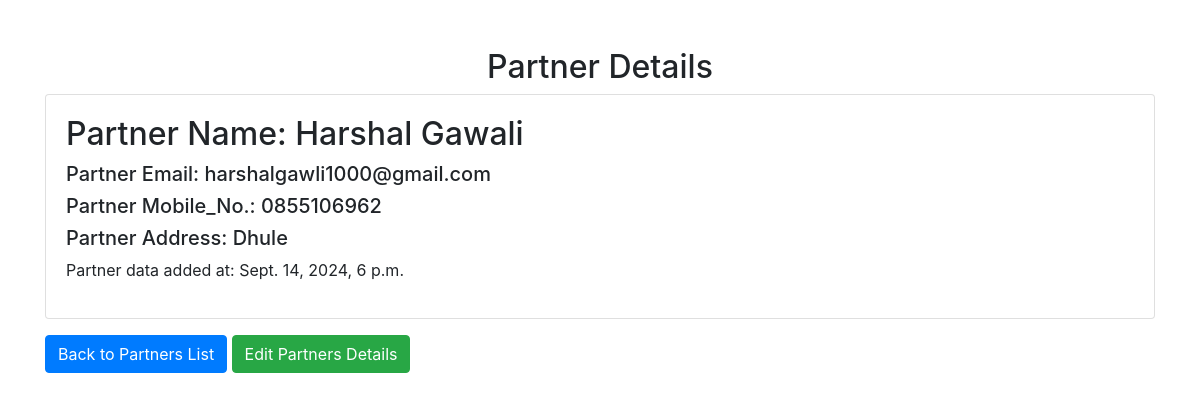
The app's page /partners/2/ (signed in) with its own data.
### app/models.py (models this page shows)
class Partner(models.Model):
    name = models.CharField(max_length=100)
    email = models.EmailField(max_length=100, unique=True, null=True, blank=True)
    mobile_no = models.CharField(max_length=20, unique=True, null=True, blank=True)
    address = models.TextField()
    created_at = models.DateTimeField(auto_now_add=True)

### app/views.py (the view)
# urls.py: path('partners/<int:pk>/', views.partner_detail, name='partner_detail'),
@login_required
def partner_detail(request, pk):
    partner = Partner.objects.get(pk=pk)
    return render(request, 'partner_details.html', {'partner': partner})

### app/templates/partner_details.html (shortened to what this page needs)
<!DOCTYPE html>
<head>
    <link rel="stylesheet" href="https://stackpath.bootstrapcdn.com/bootstrap/4.5.2/css/bootstrap.min.css">
</head>
<body>
    <div class="container mt-5">
        <h2 class="text-center">Partner Details</h2>
        <div class="card">
            <div class="card-body">
                <h2>Partner Name: {{ partner.name }}</h2>
                <h5>Partner Email: {{ partner.email }}</h5>
                <h5>Partner Mobile_No.: {{ partner.mobile_no }}</h5>
                <h5>Partner Address: {{ partner.address }}</h5>
                <p>Partner data added at: {{ partner.created_at }}</p>
            </div>
        </div>
        <a href="{% url 'partner_list' %}" class="btn btn-primary mt-3">Back to Partners List</a>
        <a href="{% url 'edit_partner' partner.pk %}" class="btn btn-success mt-3">Edit Partners Details</a>
    </div>
</body>
</html>

### records on screen
Partner: name "Harshal Gawali", email "harshalgawli1000@gmail.com", mobile_no "0855106962", address "Dhule", created_at "Sept. 14, 2024, 6 p.m."
